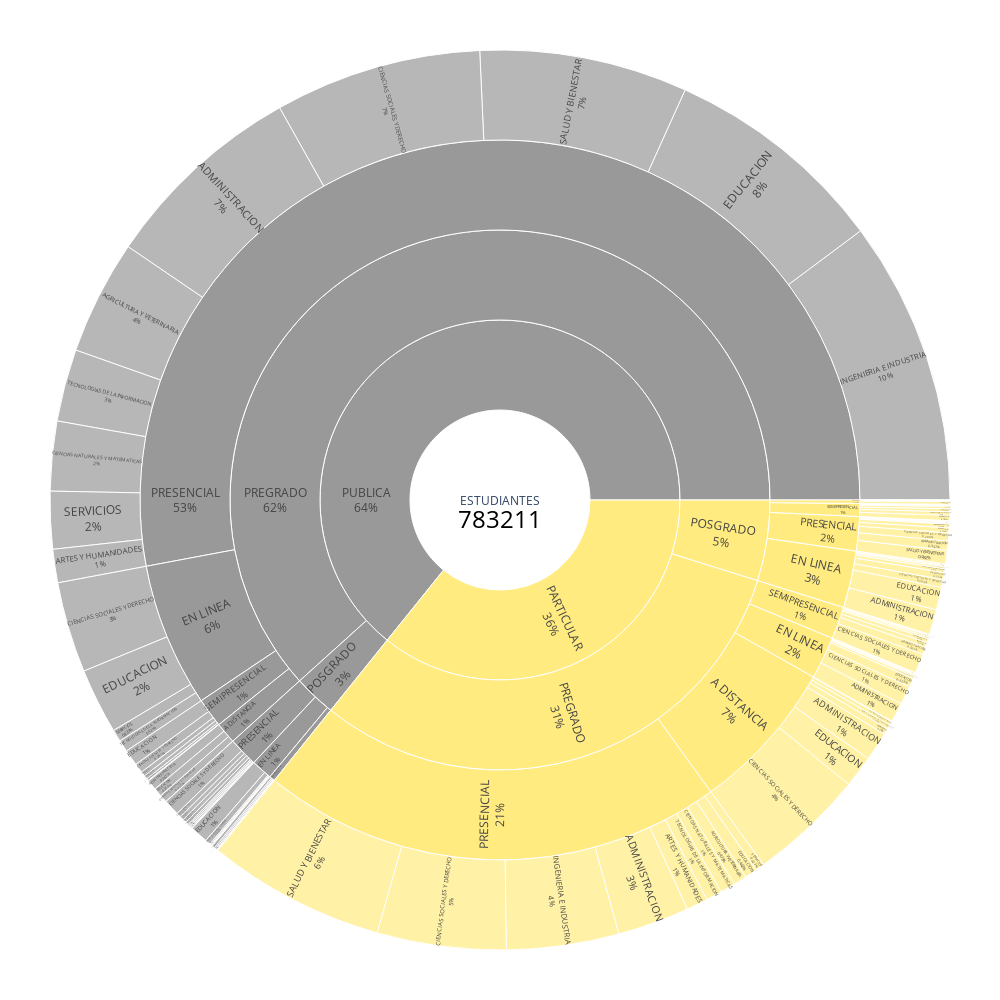

The code cell stored with this chart in its notebook:
### Code cell
#Sunburst de la distribución de estudiantes 
import pandas as pd
import plotly.express as px

# Se define una paleta de colores personalizada
color_sequence = [ 'rgba(255, 215, 0, 0.5)', 'rgba(128, 128, 128, 0.8)', 'white']
# Se agrupa los datos para crear el gráfico sunburst usando la columna "tot" para el total de estudiantes
sunburst_data = df_matriculas.groupby(['TIPO_FINANCIAMIENTO', 'NIVEL_FORMACIÓN', 'MODALIDAD', 'CAMPO_AMPLIO'])['tot'].sum().reset_index()
sunburst_data.rename(columns={'tot': 'Total Estudiantes'}, inplace=True)
# Se añade una columna ficticia para representar el total en el centro
sunburst_data['Total'] = 'ESTUDIANTES'
# Se crea el gráfico sunburst con el mapa de colores personalizado
fig = px.sunburst(
    sunburst_data,
    path=['Total', 'TIPO_FINANCIAMIENTO', 'NIVEL_FORMACIÓN', 'MODALIDAD', 'CAMPO_AMPLIO'],  # Se agrega 'Total' como raíz del gráfico
    values='Total Estudiantes',
    color='TIPO_FINANCIAMIENTO',  # Colorea por la categoría TIPO_FINANCIAMIENTO
    color_discrete_map=None,  # No se usa el mapa de colores aquí
    color_discrete_sequence=color_sequence,  # Se usa la secuencia de colores personalizada
)
# Se actualiza los detalles del gráfico
fig.update_traces(
    textinfo='label+percent entry',
    hoverinfo='label+percent entry',
    insidetextorientation='radial',
    textfont_size=12
)
# Se agrupa una anotación en el centro para mostrar solo el número total de estudiantes
total_estudiantes = sunburst_data['Total Estudiantes'].sum()
fig.update_layout(
    title_x= 0.5,
    annotations=[{
        'text': f'{total_estudiantes}',  # Muestra solo el número en el centro
        'x': 0.5,
        'y': 0.48,
        'font_size': 24,
        'showarrow': False,
        'font_color': 'black',
        'xanchor': 'center',
        'yanchor': 'middle'
    }],
    paper_bgcolor='white',
    font=dict(size=20),
    margin=dict(t=50, l=50, r=50, b=50),
    width=1000,
    height=1000
)
# Se guarda y se muestra el gráfico
fig.write_image("sunburst_estudiantes.png")
fig.show()

### Figure 1 — Plotly figure (JSON) as saved in the notebook; plotly's stock layout.template omitted (floating-point values rounded to 4 significant figures; data arrays with more than 128 entries replaced by an {"elided": "..."} marker saying what was removed)
{"data": [{"branchvalues": "total", "customdata": {"elided": "142x1 str values"}, "domain": {"x": [0, 1], "y": [0, 1]}, "hoverinfo": "label+percent entry", "hovertemplate": "labels=%{label}<br>Total Estudiantes=%{value}<br>parent=%{parent}<br>id=%{id}<br>TIPO_FINANCIAMIENTO=%{customdata[0]}<extra></extra>", "ids": {"elided": "142 str values"}, "insidetextorientation": "radial", "labels": {"elided": "142 str values"}, "marker": {"colors": {"elided": "142 str values"}}, "name": "", "parents": {"elided": "142 str values"}, "textfont": {"size": 12}, "textinfo": "label+percent entry", "type": "sunburst", "values": {"elided": "142 int values"}}], "layout": {"annotations": [{"font": {"color": "black", "size": 24}, "showarrow": false, "text": "783211", "x": 0.5, "xanchor": "center", "y": 0.48, "yanchor": "middle"}], "font": {"size": 20}, "height": 1000, "legend": {"tracegroupgap": 0}, "margin": {"b": 50, "l": 50, "r": 50, "t": 50}, "paper_bgcolor": "white", "sunburstcolorway": ["rgba(255, 215, 0, 0.5)", "rgba(128, 128, 128, 0.8)", "white"], "title": {"x": 0.5}, "width": 1000}}
